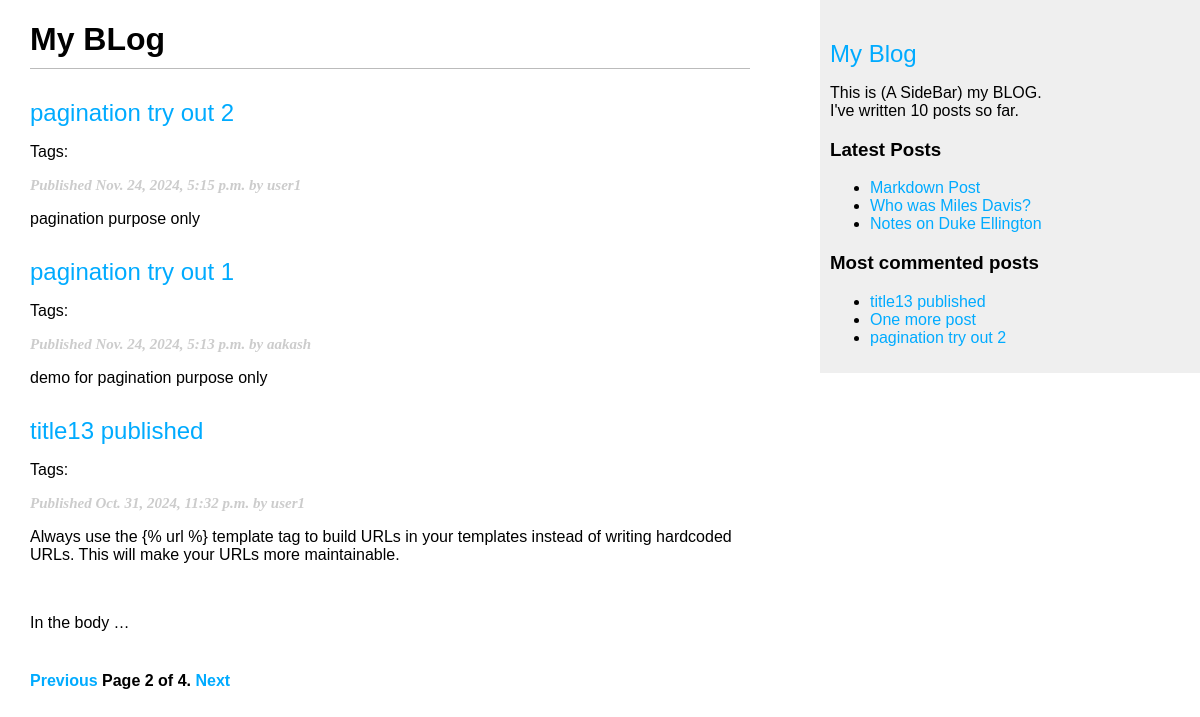
Screenshot of /blog/?page=2 with the database file from the repository.
### blog/models.py (models this page shows, shortened)
class Post(models.Model):
    class Status(models.TextChoices):
        DRAFT = 'DF', 'Draft'
        PUBLISHED = 'Pb', 'Published'
    title = models.CharField(max_length=250)
    slug = models.SlugField(
        max_length=250,
        unique_for_date='publish'
    )
    author = models.ForeignKey(settings.AUTH_USER_MODEL, on_delete=models.CASCADE, related_name='blog_posts')
    body = models.TextField()
    publish = models.DateTimeField(default=timezone.now)
    created_on = models.DateTimeField(auto_now_add=True)
    updated_on = models.DateTimeField(auto_now=True)
    status = models.CharField(
        max_length=2,
        choices=Status,
        default=Status.DRAFT
    )
    objects = models.Manager()  # The default manager.
    published = PublishedManager()  # Our custom manager
    class Meta:
        ordering = ['-publish']
        indexes = [
            models.Index(fields=['-publish']),
        ]
    tags = TaggableManager()
    def get_absolute_url(self):
        return reverse('blog:post_detail', args=[
            self.publish.year,
            self.publish.month,
            self.publish.day,
            self.slug
        ]
                       )

### blog/views.py (the view)
# urls.py: path('', views.post_list, name='post_list'),
def post_list(request, tag_slug=None):
    published_list = Post.published.all()
    tag = None
    if tag_slug:
        tag = get_object_or_404(Tag, slug=tag_slug)
        published_list = published_list.filter(tags__in=[tag])
    paginator = Paginator(published_list, 3)
    page_number = request.GET.get('page', 1)
    try:
        posts = paginator.page(page_number)
    except (EmptyPage, PageNotAnInteger) as e:
        if isinstance(e, PageNotAnInteger):
            posts = paginator.page(1)
        else:
            posts = paginator.page(paginator.num_pages)
    return render(
        request,
        'blog/post/list.html',
        {
            'posts': posts,
            'tag': tag,
        }
    )

### blog/models.py (called while the page is built)
    def get_queryset(self):
        return (
            super().get_queryset().filter(status=Post.Status.PUBLISHED)
        )

### blog/templatetags/blog_tags.py (called while the page is built)
@register.simple_tag
def total_posts():
    return Post.published.count()

@register.inclusion_tag('blog/post/latest_posts.html')
def show_latest_posts(count=5):
    latest_posts = Post.published.order_by('-publish')[:count]
    return {'latest_posts': latest_posts}

@register.simple_tag
def get_most_commented_posts(count=5):
    return Post.published.annotate(
        total_comments=Count('comments')
    ).order_by('-total_comments')[:count]

@register.filter(name='markdown')
def markdown_format(text):
    return mark_safe(markdown.markdown(text))

### blog/templates/blog/post/list.html (shortened to what this page needs)
{% extends "blog/base.html" %}
{% load blog_tags %}
{% block content %}
    <h1>My BLog</h1>
    {% for post in posts %}
        <h2>
            <a href="{{ post.get_absolute_url }}">
                {{ post.title }}
            </a>
        </h2>
        <p class="tags">
            Tags:
        </p>
        <p class="date">
            Published {{ post.publish }} by {{ post.author }}
        </p>
        {{ post.body|markdown|truncatewords_html:30|linebreaks }}
    {% endfor %}
    {% include "pagination.html" with page=posts %}
{% endblock %}

### blog/templates/blog/base.html (shortened to what this page needs)
{% load blog_tags %}
{% load static %}
<!DOCTYPE html>
<html lang="eng">
<head>
    <link href="{% static "css/blog.css" %}" rel="stylesheet">
</head>
<body>
    <div id="content">
        {% block content %}
        {% endblock %}
    </div>
    <div id="sidebar">
        <a href="{% url 'blog:post_list' %}"><h2>My Blog </h2></a>
        <p>
            This is (A SideBar) my BLOG. <br>
            I've written {% total_posts %} posts so far.
        </p>
        <h3>Latest Posts</h3>
        {% show_latest_posts 3 %}
        <h3>Most commented posts</h3>
        {% get_most_commented_posts 3 as most_commented_posts %}
        <ul>
            {% for post in most_commented_posts %}
                <li>
                    <a href="{{ post.get_absolute_url }}">{{ post.title }}</a>
                </li>
            {% endfor %}
        </ul>
    </div>
</body>
</html>

### blog/templates/blog/post/latest_posts.html
<ul>
    {% for post in latest_posts %}
        <li>
            <a href="{{ post.get_absolute_url }}"> {{ post.title }}</a>
        </li>
    {% endfor %}
</ul>

### blog/static/css/blog.css (style rules this page uses)
body { margin:0; padding:0; font-family:helvetica, sans-serif; }
a { color:#00abff; text-decoration:none; }
h1 { font-weight:bolder; border-bottom:1px solid #bbb; padding:0 0 10px 0; }
h2 { font-weight:normal; margin:30px 0 0; }
#content { float:left; width:60%; padding:0 0 0 30px; }
#sidebar { float:right; width:30%; padding:10px; background:#efefef; height:100%; }
p.date { color:#ccc; font-family: georgia, serif; font-size: 15px; font-weight: bolder; font-style: italic; }

### rows the page displays
Post: title "pagination try out 2", publish "Nov. 24, 2024, 5:15 p.m.", author "user1", body "pagination purpose only"
Post: title "pagination try out 1", publish "Nov. 24, 2024, 5:13 p.m.", author "aakash", body "demo for pagination purpose only"
Post: title "title13 published", publish "Oct. 31, 2024, 11:32 p.m.", author "user1", body "Always use the {% url %} template tag to build URLs in your templates instead of writing hardcoded URLs. This will make your URLs more maintainable. In the body …"
Post: title "Markdown Post"
Post: title "Who was Miles Davis?"
Post: title "Notes on Duke Ellington"
Post: title "One more post"

### other values shown
{{ page.number }} "2"
{{ page.paginator.num_pages }} "4"
